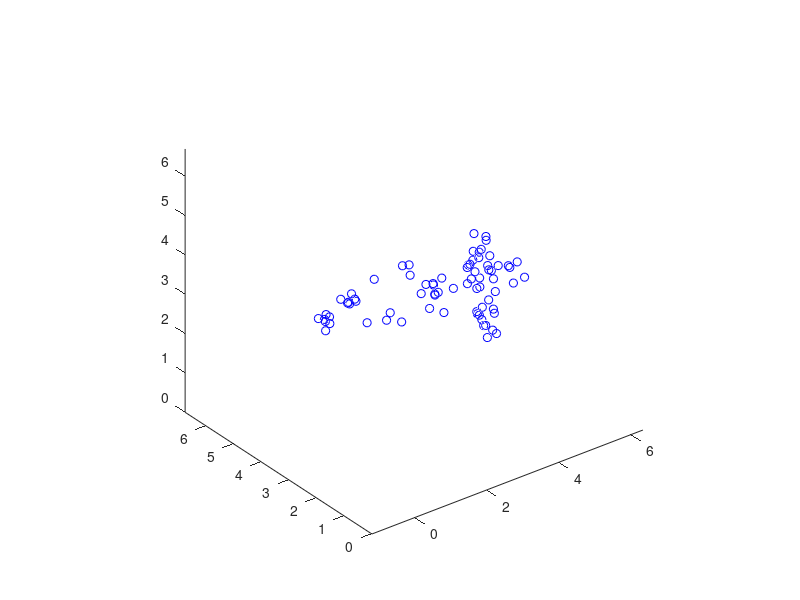

The MATLAB script that drew this image: (Note: this script raises an error after producing the figure.)
clear,
close all

load dance

S1 = zeros(size(S));
S1(1:3:end,:) = S(3:3:end,:); % for dance drink stretch
S1(2:3:end,:) = S(2:3:end,:);
S1(3:3:end,:) = S(1:3:end,:);
% S1(1:3:end,:) = S(1:3:end,:); % for pickup yoga
% S1(2:3:end,:) = S(3:3:end,:);
% S1(3:3:end,:) = S(2:3:end,:);
S = S1;

offset = min(vec(S(3:3:end,:)));
S = S - offset;

[D, N] = size(W);
totframes = D/2;

xmin = min(vec(S(1:3:end,:)));
xmax = max(vec(S(1:3:end,:)))+2;
ymin = min(vec(S(2:3:end,:)));
ymax = max(vec(S(2:3:end,:)))+2;
zmin = min(vec(S(3:3:end,:)));
zmax = max(vec(S(3:3:end,:)))+2;

for k = 1:totframes    
    rng(100*k);
    t = 2*rand(3,1);
    S((3*k-2):(3*k),:) = S((3*k-2):(3*k),:) + t*ones(1,N);
    Pgth(k).P = S((3*k-2):(3*k),:);
    m(k).m = Pgth(k).P(1:2,:)./(ones(2,1)*Pgth(k).P(3,:));  
end

sv = 5; % subsample views
Pgt = Pgth(sv:sv:end);
m = m(sv:sv:end);

for k = 1:length(Pgt)
    figure(1)
    clf;
    plot3(Pgt(k).P(1,:), Pgt(k).P(2,:), Pgt(k).P(3,:),'bo')
    axis equal
    axis( [xmin xmax ymin ymax zmin zmax] ) 
    pause(0.1)
end

N = length(m(1).m);
M = length(m);

% visibility is true for the example:
visibt = true(N,M);
Kneighbors = 40;
lambda1 = 1;
lambda2 = 20;

IDX = getNeighborsVis(m,Kneighbors,visibt);
visbc = num2cell(visibt,1);

C = getAngleCos(m,IDX);

mc  = squeeze(struct2cell(m));
disp('NRSfM function');
tic;
[mu,D] = OurNRSfM(IDX, C, m, lambda1, lambda2);
ts = toc;

xmin = xmin+offset;
xmax = xmax+offset;
ymin = ymin+offset;
ymax = ymax+offset;
zmin = zmin+offset;
zmax = zmax+offset;

% third part: display results, 
%%
res.Q2 = cell(1,M);
res.Pg = cell(1,M);
res.err3d = zeros(1,M); % RMSE for each surface
res.err3dper = zeros(1,M); % RMSE for each surface
for k=1:M
    Q2k=double([mu(k,visibt(:,k));mu(k,visibt(:,k));mu(k,visibt(:,k))]).*[m(k).m(:,visibt(:,k));ones(1,length(m(k).m(:,visibt(:,k))))];    
    P2 = Pgt(k).P(:,visibt(:,k));
    % get valid indices: some groundtruth points are 0
    mugth = P2(3,:);
    l = mugth>0;
    % fix scale of reconstructed surface
    Q2k_n = RegisterToGTH(Q2k(:,l),P2(:,l));
    
    P2(:,l) = P2(:,l)+offset;
    Q2k_n = Q2k_n+offset;
    
    figure(1)
    clf;
    plot3(Q2k_n(1,:),Q2k_n(2,:),Q2k_n(3,:),'b*');
    hold on;
    plot3(P2(1,l),P2(2,l),P2(3,l),'go');
    hold off;
    axis equal
    axis( [xmin xmax ymin ymax zmin zmax] )
    pause(0.1);
    res.Q2{k} = Q2k_n;
    res.Pg{k} = P2(:,l);
 
    scale = norm(P2(:,l),'fro');    
    res.err3dper(k) = norm(Q2k_n - P2(:,l),'fro')/scale*100;    
    res.err3d(k) = sqrt(mean(sum((P2(:,l)-Q2k_n).^2)));
    fprintf('3D rmse =%.2f mm\t',res.err3d(k));
    fprintf('relative 3D error =%.2f %% \n',res.err3dper(k));          
end
meandepth = mean(res.err3d)
meanper = mean(res.err3dper)
